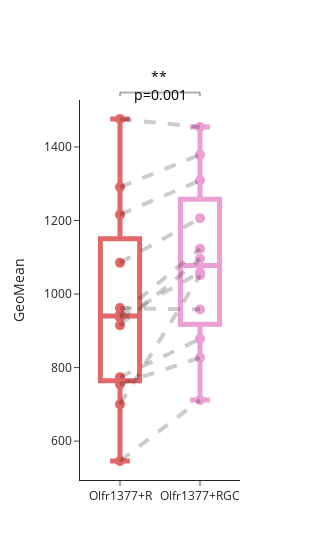

Notebook source saved alongside this figure:
### Markdown cell above
#### OR Rtp vs RGC

### Code cell
samples_to_plot = ['Olfr1377+R','Olfr1377+RGC']

plot_by = 'GeoMean'
# plot_by = 'Median'


# Filtering data for samples to plot
plot_df = pd.DataFrame()
for _sample in samples_to_plot: 
   plot_df = pd.concat([plot_df, data[data.Sample_name == _sample]])
   
   
# Manual filtering for experiments 
plot_df = plot_df[(plot_df['Count'] <= 15000) & (plot_df['Count'] > 9500)]
plot_df = plot_df[plot_df['OR'] == 1000]
plot_df = plot_df[(plot_df['RTP1S'] == 100)]
plot_df = plot_df[(plot_df['Gfy'].isin([150, 300])) | (plot_df['Gfy'].isna())]

# Filter data by experiment containing samples 
plot_df = flow_utils.filter_expdate_by_samples(plot_df, contain_samples = ['Olfr1377+R','Olfr1377+RGC'])
   


cmap = plot_utils.distinct_colors(samples_to_plot, custom_color = ['#d62728', '#e377c2'])
# colors = [cmap[_sample] for _sample in plot_df.Sample_name ]

fig = go.Figure()
# Add line traces for each group defined by 'exp_date'
for exp_date, group_df in plot_df.groupby('exp_date'):
    fig.add_trace(go.Scatter(x=group_df['Sample_name'],
                                     y=group_df[plot_by],
                                     mode='lines',
                                     opacity = 0.2, 
                                     name=exp_date,
                                     line=dict(color='black', width=4, dash='dash'),
                                     showlegend=False
                                     ))
    
# # Jitter scatter points
for _sample in plot_df.Sample_name.unique(): 
   subset = plot_df[plot_df['Sample_name'] == _sample]
   fig.add_trace(go.Box(x=subset['Sample_name'],
                        y = subset[plot_by], 
                        text = subset['exp_date'], 
                        name = _sample, 
                        opacity = 0.7, 
                        marker_size = 10,
                        pointpos=0, 
                        boxpoints='all', 
                        # boxmean=True,
                        jitter=0, 
                        marker = dict(color = cmap[_sample]),
                        line = dict(color = cmap[_sample], width = 5),
                        fillcolor = 'rgba(0,0,0,0)', 
                        showlegend=False
                        ))
# # Add p-value
fig = plot_utils.add_p_value_annotation(fig, [[0,1]], 
                                        test_type = 'ttest_rel', 
                                        select_datatype='box')


   
fig.update_layout(template='simple_white', 
                  width=300, 
                  yaxis_title=plot_by)
fig.show()
fig.write_html(f'../output/Chaperone_flow_image/R_RGC/box_Olfr1377_{plot_by}.html')

### Figure 1 — Plotly figure (JSON) as saved in the notebook; plotly's stock layout.template omitted (floating-point values rounded to 4 significant figures)
{"data": [{"line": {"color": "black", "dash": "dash", "width": 4}, "mode": "lines", "name": "01182023_Lu", "opacity": 0.2, "showlegend": false, "type": "scatter", "x": ["Olfr1377+R", "Olfr1377+RGC"], "y": [944, 1123]}, {"line": {"color": "black", "dash": "dash", "width": 4}, "mode": "lines", "name": "01202023_Lu", "opacity": 0.2, "showlegend": false, "type": "scatter", "x": ["Olfr1377+R", "Olfr1377+RGC"], "y": [755, 827]}, {"line": {"color": "black", "dash": "dash", "width": 4}, "mode": "lines", "name": "02062023_Lu", "opacity": 0.2, "showlegend": false, "type": "scatter", "x": ["Olfr1377+R", "Olfr1377+RGC"], "y": [1476, 1454]}, {"line": {"color": "black", "dash": "dash", "width": 4}, "mode": "lines", "name": "06102022_Lu", "opacity": 0.2, "showlegend": false, "type": "scatter", "x": ["Olfr1377+R", "Olfr1377+RGC"], "y": [1216, 1309]}, {"line": {"color": "black", "dash": "dash", "width": 4}, "mode": "lines", "name": "08052022_Lu", "opacity": 0.2, "showlegend": false, "type": "scatter", "x": ["Olfr1377+R", "Olfr1377+RGC"], "y": [700, 1051]}, {"line": {"color": "black", "dash": "dash", "width": 4}, "mode": "lines", "name": "08172022_Lu", "opacity": 0.2, "showlegend": false, "type": "scatter", "x": ["Olfr1377+R", "Olfr1377+RGC"], "y": [546, 712]}, {"line": {"color": "black", "dash": "dash", "width": 4}, "mode": "lines", "name": "09012022_Lu", "opacity": 0.2, "showlegend": false, "type": "scatter", "x": ["Olfr1377+R", "Olfr1377+RGC"], "y": [915, 1096]}, {"line": {"color": "black", "dash": "dash", "width": 4}, "mode": "lines", "name": "09052022_Lu", "opacity": 0.2, "showlegend": false, "type": "scatter", "x": ["Olfr1377+R", "Olfr1377+RGC"], "y": [1291, 1379]}, {"line": {"color": "black", "dash": "dash", "width": 4}, "mode": "lines", "name": "10052022_Lu", "opacity": 0.2, "showlegend": false, "type": "scatter", "x": ["Olfr1377+R", "Olfr1377+RGC"], "y": [962, 958]}, {"line": {"color": "black", "dash": "dash", "width": 4}, "mode": "lines", "name": "10122022_Lu", "opacity": 0.2, "showlegend": false, "type": "scatter", "x": ["Olfr1377+R", "Olfr1377+RGC"], "y": [1085, 1206]}, {"line": {"color": "black", "dash": "dash", "width": 4}, "mode": "lines", "name": "10142022_Lu", "opacity": 0.2, "showlegend": false, "type": "scatter", "x": ["Olfr1377+R", "Olfr1377+RGC"], "y": [936, 1059]}, {"line": {"color": "black", "dash": "dash", "width": 4}, "mode": "lines", "name": "11062022_Lu", "opacity": 0.2, "showlegend": false, "type": "scatter", "x": ["Olfr1377+R", "Olfr1377+RGC"], "y": [774, 878]}, {"boxpoints": "all", "fillcolor": "rgba(0,0,0,0)", "jitter": 0, "line": {"color": "#d62728", "width": 5}, "marker": {"color": "#d62728", "size": 10}, "name": "Olfr1377+R", "opacity": 0.7, "pointpos": 0, "showlegend": false, "text": ["01182023_Lu", "10122022_Lu", "08172022_Lu", "01202023_Lu", "06102022_Lu", "08052022_Lu", "09052022_Lu", "09012022_Lu", "11062022_Lu", "10142022_Lu", "02062023_Lu", "10052022_Lu"], "type": "box", "x": ["Olfr1377+R", "Olfr1377+R", "Olfr1377+R", "Olfr1377+R", "Olfr1377+R", "Olfr1377+R", "Olfr1377+R", "Olfr1377+R", "Olfr1377+R", "Olfr1377+R", "Olfr1377+R", "Olfr1377+R"], "y": [944, 1085, 546, 755, 1216, 700, 1291, 915, 774, 936, 1476, 962]}, {"boxpoints": "all", "fillcolor": "rgba(0,0,0,0)", "jitter": 0, "line": {"color": "#e377c2", "width": 5}, "marker": {"color": "#e377c2", "size": 10}, "name": "Olfr1377+RGC", "opacity": 0.7, "pointpos": 0, "showlegend": false, "text": ["01182023_Lu", "10122022_Lu", "08172022_Lu", "01202023_Lu", "06102022_Lu", "08052022_Lu", "09052022_Lu", "09012022_Lu", "11062022_Lu", "10142022_Lu", "02062023_Lu", "10052022_Lu"], "type": "box", "x": ["Olfr1377+RGC", "Olfr1377+RGC", "Olfr1377+RGC", "Olfr1377+RGC", "Olfr1377+RGC", "Olfr1377+RGC", "Olfr1377+RGC", "Olfr1377+RGC", "Olfr1377+RGC", "Olfr1377+RGC", "Olfr1377+RGC", "Olfr1377+RGC"], "y": [1123, 1206, 712, 827, 1309, 1051, 1379, 1096, 878, 1059, 1454, 958]}], "layout": {"annotations": [{"font": {"color": "black", "size": 14}, "showarrow": false, "text": "** <br>p=0.001", "textangle": 0, "x": 0.5, "xref": "x", "y": 1.091, "yref": "y domain"}], "shapes": [{"line": {"color": "black", "width": 2}, "type": "line", "x0": 0, "x1": 0, "xref": "x", "y0": 1.01, "y1": 1.02, "yref": "y domain"}, {"line": {"color": "black", "width": 2}, "type": "line", "x0": 0, "x1": 1, "xref": "x", "y0": 1.02, "y1": 1.02, "yref": "y domain"}, {"line": {"color": "black", "width": 2}, "type": "line", "x0": 1, "x1": 1, "xref": "x", "y0": 1.01, "y1": 1.02, "yref": "y domain"}], "width": 300, "yaxis": {"title": {"text": "GeoMean"}}}}
